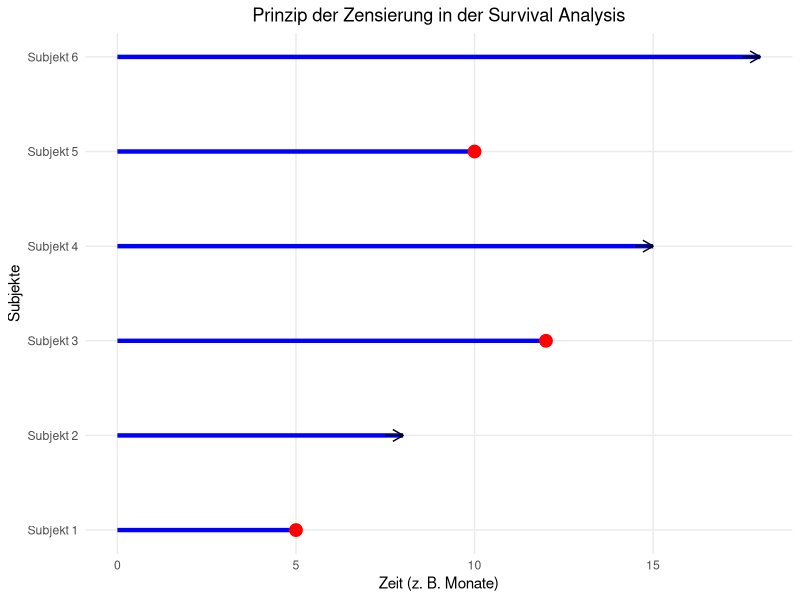

Reproduce this figure in R.
# Install ggplot2 if needed: install.packages("ggplot2")
library(ggplot2)

# Example data: Subjects with observation times, event status (0 = censored, 1 = event)
data <- data.frame(
  subject = 1:6,                  # Subjects 1 to 6
  start = rep(0, 6),              # All start at time 0
  end = c(5, 8, 12, 15, 10, 18),  # End times
  event = c(1, 0, 1, 0, 1, 0)     # 1 = observed event, 0 = censored
)

# Create the plot
ggplot(data, aes(x = start, xend = end, y = subject, yend = subject)) +
  geom_segment(lineend = "butt", linewidth = 1.5, color = "blue") +  # Time lines (updated for linewidth)
  geom_point(data = subset(data, event == 1), aes(x = end, y = subject), 
             shape = 19, size = 4, color = "red") +  # Circles for events (size is fine here for points)
  geom_segment(data = subset(data, event == 0), 
               aes(x = end - 0.5, xend = end, y = subject, yend = subject), 
               arrow = arrow(length = unit(0.3, "cm")), color = "black") +  # Arrows for censoring
  scale_y_continuous(breaks = 1:6, labels = paste("Subjekt", 1:6)) +
  labs(title = "Prinzip der Zensierung in der Survival Analysis",
       x = "Zeit (z. B. Monate)",
       y = "Subjekte") +
  theme_minimal() +
  theme(panel.grid.minor = element_blank(),
        plot.title = element_text(hjust = 0.5))
		
		
### Die Daten simulieren 6 Subjekte mit Startzeit 0, Endzeit und Status (event = 1 für uncensored, 0 für censored).Die Grafik zeigt, wie Zensierung die Schätzung von Überlebenskurven (z. B. via Kaplan-Meier oder Cox-Modell) beeinflusst.